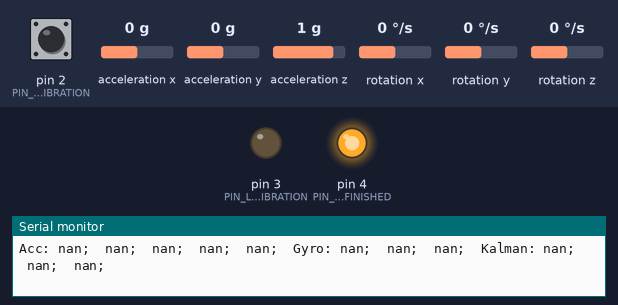
Recording of a sketch running on a simulated Arduino Uno, built with avr-gcc and run on an emulated ATmega328P. Parts: output pins drawn as LEDs (lit = HIGH), the last lines printed to the serial monitor. Wiring (inferred from the names in the program): ADXL345 accelerometer at I2C address 0x53; L3G4200D gyroscope at I2C address 0x69. The inputs (shaded band) are chosen by the test bench; at power-on: pin 2 (PIN_BUTTON_CALIBRATION) LOW, acceleration x 0 g, acceleration y 0 g, acceleration z 1 g, rotation x 0 °/s, rotation y 0 °/s, rotation z 0 °/s.

Above: at 2.7 s.
2.8 s: pin 2 (PIN_BUTTON_CALIBRATION) pulled HIGH for 0.15 s
At 3.2 s:
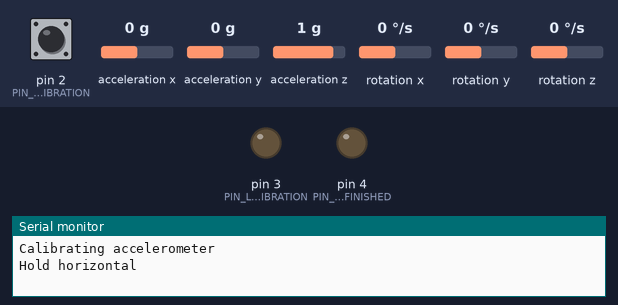
5.9 s: pin 2 (PIN_BUTTON_CALIBRATION) pulled HIGH for 3.2 s
At 14.4 s:
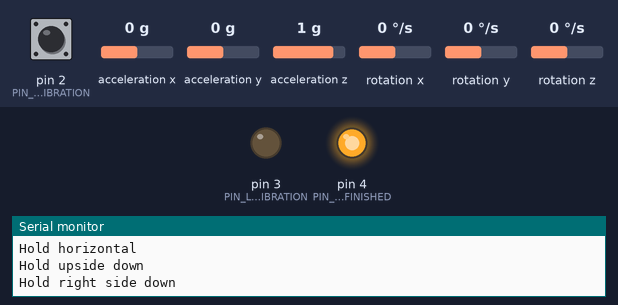
Timing chart, 0 to 15.9 s (numbered marks = the images above; inputs shaded):
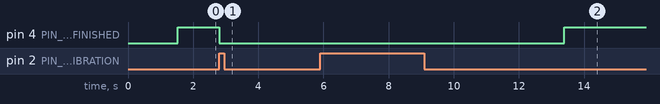

Measured:
- after the input at 2.8 s, pin 4 (PIN_LED_CALIBRATION_FINISHED): HIGH → LOW at once
- after the input at 5.9 s, pin 4 (PIN_LED_CALIBRATION_FINISHED): LOW → HIGH after 7.5 s instead of 2.2 s

The sketch:

Quadcopter-Arduino.ino
```cpp
#include <EEPROM.h>
#include <Wire.h>
#include "Kalman.h"

// Debug options
#define DEBUG_INIT
#define DEBUG_CALIBRATE
#define DEBUG_UPDATE

const double PI_OVER_2 = PI / 2;

// Unit: µs
unsigned long lastTime = 0;
// Unit: µs
unsigned long currentTime;
// Unit: µs
double timeDelta;

// Unit: Hz
const float REFRESH_RATE = 200;
// Unit: s
const float REFRESH_INTERVAL = 1 / REFRESH_RATE;

const byte PIN_BUTTON_CALIBRATION = 2;
const byte PIN_LED_CALIBRATION = 3;
const byte PIN_LED_CALIBRATION_FINISHED = 4;

// Initialization and calibration
void setup() {
  Serial.begin(115200);
  Wire.begin();

  // Initialization of all sensors
#ifdef DEBUG_INIT
  Serial.println();
  Serial.println("Initialization starts");
#endif

  initGyro(250);
  initAcc(4);
  initKalman();

#ifdef DEBUG_INIT
  Serial.println("Initialization finished");
#endif

  delay(1500);

  // Calibration of all sensors
#ifdef DEBUG_CALIBRATE
  Serial.println();
  Serial.println("Calibration starts");
#endif
  pinMode(PIN_BUTTON_CALIBRATION, INPUT);
  pinMode(PIN_LED_CALIBRATION, OUTPUT);
  pinMode(PIN_LED_CALIBRATION_FINISHED, OUTPUT);
  digitalWrite(PIN_LED_CALIBRATION, HIGH);

  //calibrateAcc();
  //calibrateGyro();

  digitalWrite(PIN_LED_CALIBRATION, LOW);
  digitalWrite(PIN_LED_CALIBRATION_FINISHED, HIGH);
#ifdef DEBUG_CALIBRATE
  Serial.println("Calibration finished");
#endif

#ifdef DEBUG_UPDATE
  Serial.println();
  Serial.println("Update starts");
#endif
}

// Updating
void loop() {
  if (lastTime == 0)
    lastTime = micros();
  currentTime = micros();
  timeDelta = (currentTime - lastTime) / 1000;
  lastTime = currentTime;

  if (digitalRead(PIN_BUTTON_CALIBRATION))
    calibrateAcc();

  updateAcc();
  updateGyro();
  updateKalman();

#ifdef DEBUG_UPDATE
  Serial.println();
#endif

  delay(REFRESH_INTERVAL * 1000);
}

inline float mapf(float value, float fromLow, float fromHigh, float toLow, float toHigh)
{
  return (value - fromLow) / (fromHigh - fromLow) * (toHigh - toLow) + toLow;
}
```

Accelerometer.ino
```cpp
const byte ACC_SERIAL_ADDRESS = 0x53;
const byte ACC_DEVID = 0x00;
const byte ACC_BW_RATE = 0x2C;
const byte ACC_POWER_CTL = 0x2D;
const byte ACC_DATA_FORMAT = 0x31;
const byte ACC_FIFO_CTL = 0x38;
const byte ACC_DATA = 0x32;

// Unit: g
float accX;
// Unit: g
float accY;
// Unit: g
float accZ;
// Unit: rad
float accRoll;
// Unit: rad
float accPitch;

float accGPerLSB;
byte accData[6];

// Unit: g
float accMinX;
// Unit: g
float accMaxX;
// Unit: g
float accMinY;
// Unit: g
float accMaxY;
// Unit: g
float accMinZ;
// Unit: g
float accMaxZ;

const int ACC_CALIBRATION_READINGS = 500;

const int ACC_EEPROM_ID = 0;
const int ACC_EEPROM_OFFSET = 512 + ACC_EEPROM_ID * 64;

#define ACC_LPF
#ifdef ACC_LPF
const byte ACC_BUFFER_LENGTH = 8;
int accBuffer[ACC_BUFFER_LENGTH][3];
int accBufferSum[3];
byte accBufferPos = 0;
#endif

//Initializes ADXL345 accelerometer
void initAcc(int scale)
{
#ifdef DEBUG_INIT
  Serial.println("Initializing Accelerometer");
#endif

  // BW_RATE
  writeRegister(ACC_SERIAL_ADDRESS, ACC_BW_RATE, 0b00001011);
#ifdef DEBUG_INIT
  Serial.println("ACC_BW_RATE");
#endif

  // POWER_CTL
  writeRegister(ACC_SERIAL_ADDRESS, ACC_POWER_CTL, 0b00101001);
#ifdef DEBUG_INIT
  Serial.println("ACC_POWER_CTL");
#endif

  // DATA_FORMAT (6+7: Range)
  if (scale == 2)
  {
    writeRegister(ACC_SERIAL_ADDRESS, ACC_DATA_FORMAT, 0b00000000);
    accGPerLSB = 0.0039;
  }
  else if (scale == 4)
  {
    writeRegister(ACC_SERIAL_ADDRESS, ACC_DATA_FORMAT, 0b00000001);
    accGPerLSB = 0.0078;
  }
  else if (scale == 8)
  {
    writeRegister(ACC_SERIAL_ADDRESS, ACC_DATA_FORMAT, 0b00000010);
    accGPerLSB = 0.0156;
  }
  else
  {
    writeRegister(ACC_SERIAL_ADDRESS, ACC_DATA_FORMAT, 0b00000011);
    accGPerLSB = 0.0312;
  }
#ifdef DEBUG_INIT
  Serial.println("ACC_DATA_FORMAT");
#endif

  // FIFO_CTL
  writeRegister(ACC_SERIAL_ADDRESS, ACC_FIFO_CTL, 0b10000000);
#ifdef DEBUG_INIT
  Serial.println("ACC_FIFO_CTL");
#endif

  EEPROM.get(ACC_EEPROM_OFFSET, accMinX);
  EEPROM.get(ACC_EEPROM_OFFSET + 1 * sizeof(float), accMaxX);
  EEPROM.get(ACC_EEPROM_OFFSET + 2 * sizeof(float), accMinY);
  EEPROM.get(ACC_EEPROM_OFFSET + 3 * sizeof(float), accMaxY);
  EEPROM.get(ACC_EEPROM_OFFSET + 4 * sizeof(float), accMinZ);
  EEPROM.get(ACC_EEPROM_OFFSET + 5 * sizeof(float), accMaxZ);

#ifdef DEBUG_INIT
  Serial.println("Finished initializing accelerometer");
#endif
}

void calibrateAcc()
{
#ifdef DEBUG_CALIBRATE
  Serial.println("Calibrating accelerometer");
#endif

  calibrateValue(ACC_DATA + 4, &accMaxZ, "horizontal");
  calibrateValue(ACC_DATA + 4, &accMinZ, "upside down");
  calibrateValue(ACC_DATA + 2, &accMaxY, "right side down");
  calibrateValue(ACC_DATA + 2, &accMinY, "left side down");
  calibrateValue(ACC_DATA, &accMinX, "front side down");
  calibrateValue(ACC_DATA, &accMaxX, "back side down");

  EEPROM.put(ACC_EEPROM_OFFSET, accMinX);
  EEPROM.put(ACC_EEPROM_OFFSET + 1 * sizeof(float), accMaxX);
  EEPROM.put(ACC_EEPROM_OFFSET + 2 * sizeof(float), accMinY);
  EEPROM.put(ACC_EEPROM_OFFSET + 3 * sizeof(float), accMaxY);
  EEPROM.put(ACC_EEPROM_OFFSET + 4 * sizeof(float), accMinZ);
  EEPROM.put(ACC_EEPROM_OFFSET + 5 * sizeof(float), accMaxZ);
  delay(100);
  digitalWrite(PIN_LED_CALIBRATION_FINISHED, LOW);

#ifdef DEBUG_CALIBRATE
  Serial.print("Calibration finished, mins and maxs (g):");
  Serial.print(accMinX, 2);
  Serial.print(";\t");
  Serial.print(accMaxX, 2);
  Serial.print(";\t");
  Serial.print(accMinY, 2);
  Serial.print(";\t");
  Serial.print(accMaxY, 2);
  Serial.print(";\t");
  Serial.print(accMinZ, 2);
  Serial.print(";\t");
  Serial.print(accMaxZ, 2);
  Serial.println();
#endif
}

void calibrateValue(int offset, float* value, String message)
{
#ifdef DEBUG_CALIBRATE
  Serial.println("Hold " + message);
#endif
  while (!digitalRead(PIN_BUTTON_CALIBRATION));
  digitalWrite(PIN_LED_CALIBRATION_FINISHED, LOW);
  long sum = 0;
  for (int i = 0; i < ACC_CALIBRATION_READINGS; i++)
  {
    readRegistersFast(ACC_SERIAL_ADDRESS, offset, 2, accData);
    sum += (accData[1] << 8) | accData[0];
    delay(10);
  }
  *value = sum / ACC_CALIBRATION_READINGS * accGPerLSB;
  digitalWrite(PIN_LED_CALIBRATION_FINISHED, HIGH);
}

void updateAcc()
{
  readRegistersFast(ACC_SERIAL_ADDRESS, ACC_DATA, 6, accData);
  accX = (accData[1] << 8) | accData[0];
  accY = (accData[3] << 8) | accData[2];
  accZ = (accData[5] << 8) | accData[4];

#ifdef ACC_LPF
  accBufferSum[0] -= accBuffer[accBufferPos][0];
  accBufferSum[1] -= accBuffer[accBufferPos][1];
  accBufferSum[2] -= accBuffer[accBufferPos][2];
  accBuffer[accBufferPos][0] = accX;
  accBuffer[accBufferPos][1] = accY;
  accBuffer[accBufferPos][2] = accZ;
  accBufferSum[0] += accX;
  accBufferSum[1] += accY;
  accBufferSum[2] += accZ;
  accBufferPos++;
  accBufferPos %= ACC_BUFFER_LENGTH;
  accX = accBufferSum[0] / ACC_BUFFER_LENGTH * accGPerLSB;
  accY = accBufferSum[1] / ACC_BUFFER_LENGTH * accGPerLSB;
  accZ = accBufferSum[2] / ACC_BUFFER_LENGTH * accGPerLSB;
#endif

  accX = mapf(accX, accMinX, accMaxX, -1, 1);
  accY = -mapf(accY, accMinY, accMaxY, -1, 1);
  accZ = -mapf(accZ, accMinZ, accMaxZ, -1, 1);

  accRoll = atan2(sqrt(accX * accX + accZ * accZ), accY) - PI_OVER_2;
  accPitch = -(atan2(sqrt(accY * accY + accZ * accZ), accX) - PI_OVER_2);

#ifdef DEBUG_UPDATE
  Serial.print("Acc: ");
  Serial.print(accX);
  Serial.print(";\t");
  Serial.print(accY);
  Serial.print(";\t");
  Serial.print(accZ);
  Serial.print(";\t");
  Serial.print(accRoll * RAD_TO_DEG);
  Serial.print(";\t");
  Serial.print(accPitch * RAD_TO_DEG);
  Serial.print(";\t");
#endif
}
```

Gyroscope.ino
```cpp
const byte GYRO_SERIAL_ADDRESS = 105;
const byte GYRO_CTRL_REG1 = 0x20;
const byte GYRO_CTRL_REG2 = 0x21;
const byte GYRO_CTRL_REG3 = 0x22;
const byte GYRO_CTRL_REG4 = 0x23;
const byte GYRO_CTRL_REG5 = 0x24;

// Unit: rad/s
float deltaPitch;
// Unit: rad/s
float deltaRoll;
// Unit: rad/s
float deltaYaw;

float gyroRadPerSecondPerDigit;
byte gyroData[6];

float gyroZeroRoll;
float gyroZeroPitch;
float gyroZeroYaw;

const int GYRO_CALIBRATION_READINGS = 500;

const int GYRO_EEPROM_ID = 1;
const int GYRO_EEPROM_OFFSET = 512 + GYRO_EEPROM_ID * 64;

//High Pass Filter (on the IMU)
#define GYRO_HPF_IMU

//High Pass Filter (on the Arduino)
#define GYRO_HPF_ARD
#ifdef GYRO_HPF_ARD
const byte GYRO_BUFFER_LENGTH = 16;
int gyroBuffer[GYRO_BUFFER_LENGTH][3];
int gyroBufferSum[3];
byte gyroBufferPos = 0;
#endif

// Initializes L3G4200D gyroscope
void initGyro(int scale)
{
#ifdef DEBUG_INIT
  Serial.print("Initializing gyroscope");
#endif

  // CTRL_REG_1: Enable x, y, z, turn off power down
  // Output Data Rate: 01 (200Hz)
  // Bandwidth: 11, Cut-Off: 70
  writeRegister(GYRO_SERIAL_ADDRESS, GYRO_CTRL_REG1, 0b01111111);
#ifdef DEBUG_INIT
  Serial.println("GYRO_CTRL_REG1");
#endif

  // GYRO_CTRL_REG2: High pass filter
#ifdef GYRO_HPF_IMU
  writeRegister(GYRO_SERIAL_ADDRESS, GYRO_CTRL_REG2, 0b00000000);
#ifdef DEBUG_INIT
  Serial.println("GYRO_CTRL_REG2");
#endif
#endif

  // GYRO_CTRL_REG4: Range
  if (scale == 250) {
    writeRegister(GYRO_SERIAL_ADDRESS, GYRO_CTRL_REG4, 0b00000000);
    gyroRadPerSecondPerDigit = 0.00875 * DEG_TO_RAD;
  }
  else if (scale == 500) {
    writeRegister(GYRO_SERIAL_ADDRESS, GYRO_CTRL_REG4, 0b00010000);
    gyroRadPerSecondPerDigit = 0.0175 * DEG_TO_RAD;
  }
  else {
    writeRegister(GYRO_SERIAL_ADDRESS, GYRO_CTRL_REG4, 0b00100000);
    gyroRadPerSecondPerDigit = 0.07 * DEG_TO_RAD;
  }
#ifdef DEBUG_INIT
  Serial.println("GYRO_CTRL_REG4");
#endif

  // CTRL_REG5: Enable High Pass Filter
#ifdef GYRO_HPF_IMU
  writeRegister(GYRO_SERIAL_ADDRESS, GYRO_CTRL_REG5, 0b00010000);
#else
  writeRegister(GYRO_SERIAL_ADDRESS, GYRO_CTRL_REG5, 0b00000000);
#endif
#ifdef DEBUG_INIT
  Serial.println("GYRO_CTRL_REG5");
#endif
  EEPROM.get(GYRO_EEPROM_OFFSET, gyroZeroRoll);
  EEPROM.get(GYRO_EEPROM_OFFSET + 1 * sizeof(float), gyroZeroPitch);
  EEPROM.get(GYRO_EEPROM_OFFSET + 2 * sizeof(float), gyroZeroYaw);

#ifdef DEBUG_INIT
  Serial.println("Finished initializing gyroscope");
#endif
}

void calibrateGyro()
{
#ifdef DEBUG_CALIBRATE
  Serial.println("Calibrating gyro");
#endif

  long sumRoll = 0;
  long sumPitch = 0;
  long sumYaw = 0;
  for (int i = 0; i < GYRO_CALIBRATION_READINGS; i++)
  {
    readRegisters(GYRO_SERIAL_ADDRESS, 0x28, 6, gyroData);
    sumRoll += ((gyroData[1] << 8) | gyroData[0]);
    sumPitch += ((gyroData[3] << 8) | gyroData[2]);
    sumYaw += ((gyroData[5] << 8) | gyroData[4]);
    delay(10);
  }
  gyroZeroRoll = sumRoll / GYRO_CALIBRATION_READINGS * gyroRadPerSecondPerDigit;
  gyroZeroPitch = sumPitch / GYRO_CALIBRATION_READINGS * gyroRadPerSecondPerDigit;
  gyroZeroYaw = sumYaw / GYRO_CALIBRATION_READINGS * gyroRadPerSecondPerDigit;
  EEPROM.put(GYRO_EEPROM_OFFSET, gyroZeroRoll);
  EEPROM.put(GYRO_EEPROM_OFFSET + 1 * sizeof(float), gyroZeroPitch);
  EEPROM.put(GYRO_EEPROM_OFFSET + 2 * sizeof(float), gyroZeroYaw);

  digitalWrite(PIN_LED_CALIBRATION_FINISHED, HIGH);
  delay(100);
  digitalWrite(PIN_LED_CALIBRATION_FINISHED, LOW);

#ifdef DEBUG_CALIBRATE
  Serial.print("Calibration finished, averages (°/s): ");
  Serial.print(gyroZeroRoll * RAD_TO_DEG);
  Serial.print(";\t");
  Serial.print(gyroZeroPitch * RAD_TO_DEG);
  Serial.print(";\t");
  Serial.print(gyroZeroYaw * RAD_TO_DEG);
  Serial.println();
#endif
}

void updateGyro()
{
  readRegisters(GYRO_SERIAL_ADDRESS, 0x28, 6, gyroData);

  deltaRoll = (gyroData[1] << 8) | gyroData[0];
  deltaPitch = (gyroData[3] << 8) | gyroData[2];
  deltaYaw = (gyroData[5] << 8) | gyroData[4];

#ifdef GYRO_HPF_ARD
  gyroBufferSum[0] -= gyroBuffer[gyroBufferPos][0];
  gyroBufferSum[1] -= gyroBuffer[gyroBufferPos][1];
  gyroBufferSum[2] -= gyroBuffer[gyroBufferPos][2];
  gyroBuffer[gyroBufferPos][0] = deltaRoll;
  gyroBuffer[gyroBufferPos][1] = deltaPitch;
  gyroBuffer[gyroBufferPos][2] = deltaYaw;
  gyroBufferSum[0] += deltaRoll;
  gyroBufferSum[1] += deltaPitch;
  gyroBufferSum[2] += deltaYaw;
  gyroBufferPos++;
  gyroBufferPos %= GYRO_BUFFER_LENGTH;
  deltaRoll = gyroBufferSum[0] / GYRO_BUFFER_LENGTH;
  deltaPitch = gyroBufferSum[1] / GYRO_BUFFER_LENGTH;
  deltaYaw = gyroBufferSum[2] / GYRO_BUFFER_LENGTH;
#endif

  deltaRoll = (deltaRoll * gyroRadPerSecondPerDigit - gyroZeroRoll) * REFRESH_INTERVAL;
  deltaPitch = -(deltaPitch * gyroRadPerSecondPerDigit - gyroZeroPitch) * REFRESH_INTERVAL;
  deltaYaw = -(deltaYaw * gyroRadPerSecondPerDigit - gyroZeroYaw) * REFRESH_INTERVAL;

#ifdef DEBUG_UPDATE
  Serial.print("Gyro: ");
  Serial.print(deltaRoll * RAD_TO_DEG);
  Serial.print(";\t");
  Serial.print(deltaPitch * RAD_TO_DEG);
  Serial.print(";\t");
  Serial.print(deltaYaw * RAD_TO_DEG);
  Serial.print(";\t");
#endif
}
```

I2C.ino
```cpp
void writeRegister(byte device, byte address, byte val)
{
  Wire.beginTransmission(device);
  Wire.write(address);
  Wire.write(val);
  Wire.endTransmission();
}

byte readRegister(byte device, byte address)
{
  Wire.beginTransmission(device);
  Wire.write(address);
  Wire.endTransmission();

  Wire.requestFrom(device, 1);
  return Wire.read();
}
void readRegisters(byte device, byte address, byte count, byte* result)
{
  for (byte i = 0; i < count; i++)
    result[i] = readRegister(device, address + i);
}
void readRegistersFast(byte device, byte address, byte count, byte* result)
{
  Wire.beginTransmission(device);
  Wire.write(address);
  Wire.endTransmission();

  Wire.requestFrom(device, count);
  for (byte i = 0; i < count; i++)
    result[i] = Wire.read();
}
```

Kalman.ino
```cpp
// Unit: rad
float pitch;
// Unit: rad
float roll;
// Unit: rad
float yaw;

Kalman kalmanRoll;
Kalman kalmanPitch;

void initKalman()
{
  kalmanRoll.setAngle(0);
  kalmanPitch.setAngle(0);
}

void updateKalman()
{
  // Roll
  roll = kalmanRoll.getAngle(accRoll, deltaRoll, REFRESH_INTERVAL);

  // Pitch
  pitch = kalmanPitch.getAngle(accPitch, deltaPitch, REFRESH_INTERVAL);

  // Yaw
  yaw += deltaYaw * REFRESH_INTERVAL;

#ifdef DEBUG_UPDATE
  Serial.print("Kalman: ");
  Serial.print(roll * RAD_TO_DEG);
  Serial.print(";\t");
  Serial.print(pitch * RAD_TO_DEG);
  Serial.print(";\t");
  Serial.print(yaw * RAD_TO_DEG);
  Serial.print(";\t");
#endif
}
```
